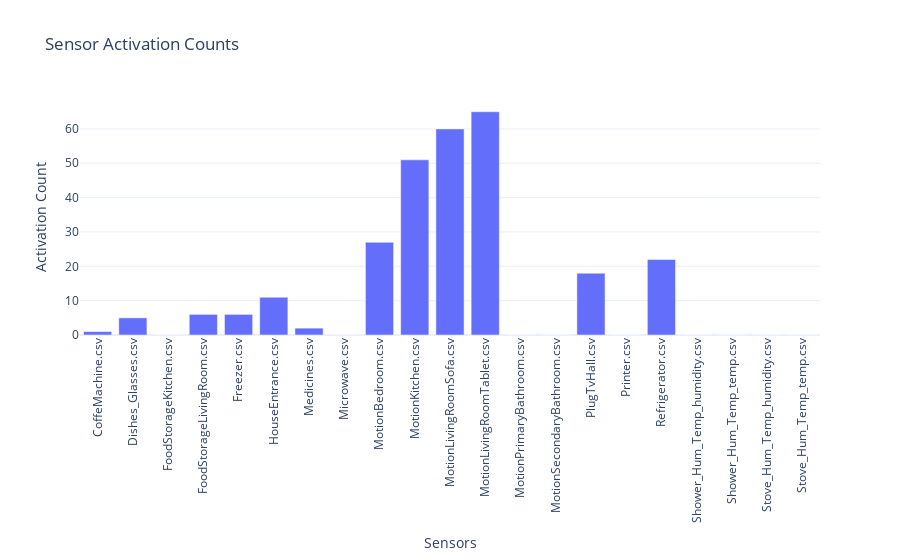
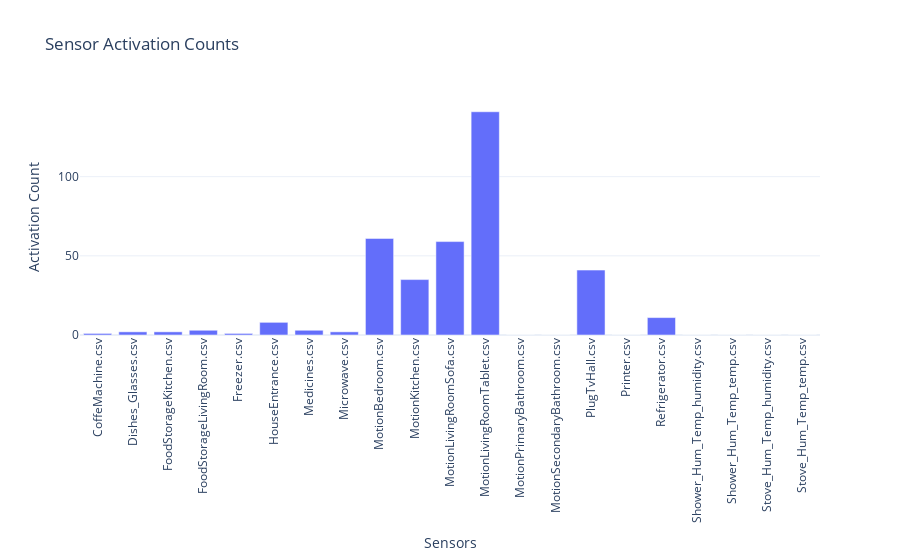
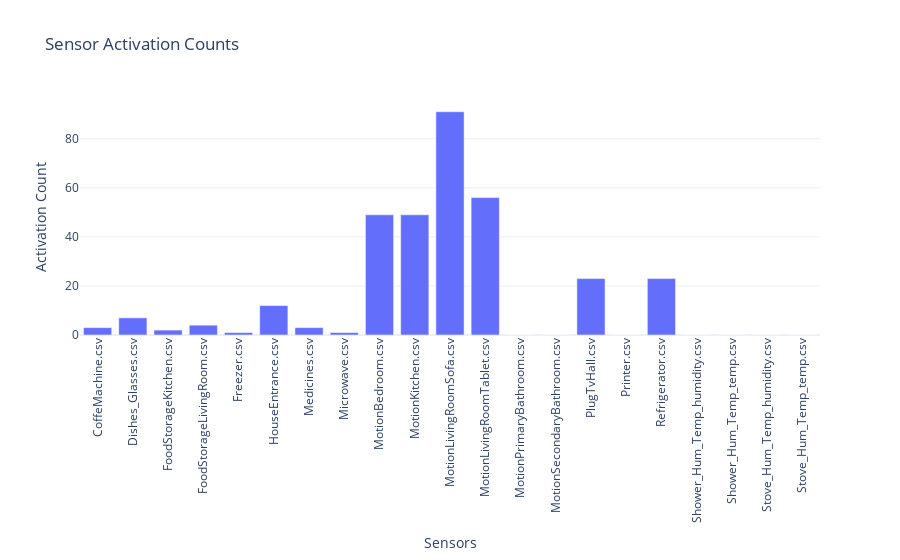

Notebook source saved alongside these figures, in order:
### Markdown cell above
# Howmany times a device was interacted by the subject on a given date

### Code cell
## Howmany times a device was interacted by the subject on a given date
## When there is no food preparation in the house
## Pick a date and count the out-events

house_entrance_df = cleaned_data[5] ## maindoor of the house
temp_df = house_entrance_df['filtered_df'].copy()
## Extract the unique dates
temp_df['date'] = temp_df['ts_on'].dt.date
dates = temp_df['date'].unique()

for i in range(3):#len(dates)):
    date = dates[i]
    print('------->',date)
    first_rows = temp_df.groupby('date').first().reset_index() # Pick the first row of each unique date
    last_rows = temp_df.groupby('date').last().reset_index() # Pick the last row of each unique date
    # select the date specific data
    first_row = first_rows[first_rows['date'] == date] 
    last_row = last_rows[last_rows['date'] == date]
    current_off_time = first_row['ts_off'].iloc[0]
    next_on_time = last_row['ts_on'].iloc[0]
    time_difference = next_on_time - current_off_time
    sensor_and_activation = []
    for j in range(len(cleaned_data)):
        if j == -5:
            continue
        sensor = cleaned_data[j]['sensor']
        current_data = cleaned_data[j]['filtered_df']
        if current_off_time.date() == next_on_time.date():
            # If date is same for both values of window
            filtered_data = filter_data_for_date(current_data, current_off_time.date())
        else:
            # If date is different for both values of window
            # In this case concat the data for both dates
            filtered_data_current_date = filter_data_for_date(current_data, current_off_time.date())
            filtered_data_next_date = filter_data_for_date(current_data, next_on_time.date())
            filtered_data = pd.concat([filtered_data_current_date, filtered_data_next_date], ignore_index=True)
        # print(sensor, len(filtered_data))
        sensor_and_activation.append({'senosr':sensor, 'activation_count':len(filtered_data)})

    # Extract sensor names and their activation counts and plot it
    sensors = [item['senosr'] for item in sensor_and_activation]
    activation_counts = [item['activation_count'] for item in sensor_and_activation]

    fig = go.Figure(data=[go.Bar(x=sensors, y=activation_counts)])
    fig.update_layout(
        title='Sensor Activation Counts',
        xaxis_title='Sensors',
        yaxis_title='Activation Count',
        xaxis_tickangle=-90,
        template='plotly_white'
    )

    fig.add_annotation(
    xref='paper', yref='paper',  # Use paper coordinates (relative to the plotting area)
    x=0.5, y=1.5,  # Position the annotation
    text=f"Date: {date}",  # Text to display
    showarrow=False,  # No arrow for the annotation
    font=dict(size=14, color="black"),
    align="center"
)
    fig.show()

### Figure 1 — Plotly figure (JSON) as saved in the notebook; plotly's stock layout.template omitted (floating-point values rounded to 4 significant figures)
{"data": [{"type": "bar", "x": ["CoffeMachine.csv", "Dishes_Glasses.csv", "FoodStorageKitchen.csv", "FoodStorageLivingRoom.csv", "Freezer.csv", "HouseEntrance.csv", "Medicines.csv", "Microwave.csv", "MotionBedroom.csv", "MotionKitchen.csv", "MotionLivingRoomSofa.csv", "MotionLivingRoomTablet.csv", "MotionPrimaryBathroom.csv", "MotionSecondaryBathroom.csv", "PlugTvHall.csv", "Printer.csv", "Refrigerator.csv", "Shower_Hum_Temp_humidity.csv", "Shower_Hum_Temp_temp.csv", "Stove_Hum_Temp_humidity.csv", "Stove_Hum_Temp_temp.csv"], "y": [1, 5, 0, 6, 6, 11, 2, 0, 27, 51, 60, 65, 0, 0, 18, 0, 22, 0, 0, 0, 0]}], "layout": {"annotations": [{"align": "center", "font": {"color": "black", "size": 14}, "showarrow": false, "text": "Date: 2023-09-25", "x": 0.5, "xref": "paper", "y": 1.5, "yref": "paper"}], "title": {"text": "Sensor Activation Counts"}, "xaxis": {"tickangle": -90, "title": {"text": "Sensors"}}, "yaxis": {"title": {"text": "Activation Count"}}}}

### Figure 2 — Plotly figure (JSON) as saved in the notebook; plotly's stock layout.template omitted (floating-point values rounded to 4 significant figures)
{"data": [{"type": "bar", "x": ["CoffeMachine.csv", "Dishes_Glasses.csv", "FoodStorageKitchen.csv", "FoodStorageLivingRoom.csv", "Freezer.csv", "HouseEntrance.csv", "Medicines.csv", "Microwave.csv", "MotionBedroom.csv", "MotionKitchen.csv", "MotionLivingRoomSofa.csv", "MotionLivingRoomTablet.csv", "MotionPrimaryBathroom.csv", "MotionSecondaryBathroom.csv", "PlugTvHall.csv", "Printer.csv", "Refrigerator.csv", "Shower_Hum_Temp_humidity.csv", "Shower_Hum_Temp_temp.csv", "Stove_Hum_Temp_humidity.csv", "Stove_Hum_Temp_temp.csv"], "y": [1, 2, 2, 3, 1, 8, 3, 2, 61, 35, 59, 141, 0, 0, 41, 0, 11, 0, 0, 0, 0]}], "layout": {"annotations": [{"align": "center", "font": {"color": "black", "size": 14}, "showarrow": false, "text": "Date: 2023-09-26", "x": 0.5, "xref": "paper", "y": 1.5, "yref": "paper"}], "title": {"text": "Sensor Activation Counts"}, "xaxis": {"tickangle": -90, "title": {"text": "Sensors"}}, "yaxis": {"title": {"text": "Activation Count"}}}}

### Figure 3 — Plotly figure (JSON) as saved in the notebook; plotly's stock layout.template omitted (floating-point values rounded to 4 significant figures)
{"data": [{"type": "bar", "x": ["CoffeMachine.csv", "Dishes_Glasses.csv", "FoodStorageKitchen.csv", "FoodStorageLivingRoom.csv", "Freezer.csv", "HouseEntrance.csv", "Medicines.csv", "Microwave.csv", "MotionBedroom.csv", "MotionKitchen.csv", "MotionLivingRoomSofa.csv", "MotionLivingRoomTablet.csv", "MotionPrimaryBathroom.csv", "MotionSecondaryBathroom.csv", "PlugTvHall.csv", "Printer.csv", "Refrigerator.csv", "Shower_Hum_Temp_humidity.csv", "Shower_Hum_Temp_temp.csv", "Stove_Hum_Temp_humidity.csv", "Stove_Hum_Temp_temp.csv"], "y": [3, 7, 2, 4, 1, 12, 3, 1, 49, 49, 91, 56, 0, 0, 23, 0, 23, 0, 0, 0, 0]}], "layout": {"annotations": [{"align": "center", "font": {"color": "black", "size": 14}, "showarrow": false, "text": "Date: 2023-09-27", "x": 0.5, "xref": "paper", "y": 1.5, "yref": "paper"}], "title": {"text": "Sensor Activation Counts"}, "xaxis": {"tickangle": -90, "title": {"text": "Sensors"}}, "yaxis": {"title": {"text": "Activation Count"}}}}
